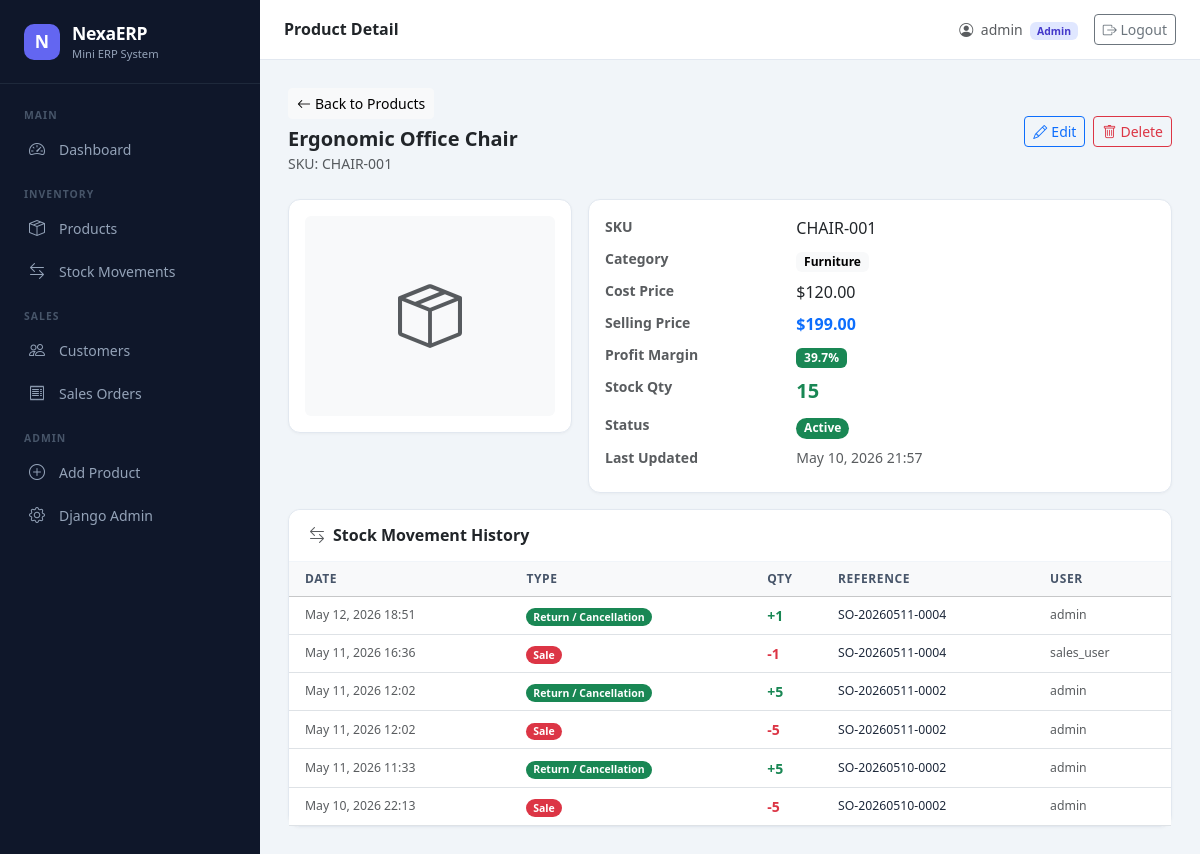
Page /products/6/ (signed in) on the committed database.
### products/models.py (models this page shows, shortened)
class Product(models.Model):
    sku = models.CharField(max_length=100, unique=True)
    name = models.CharField(max_length=255)
    category = models.CharField(max_length=100)
    cost_price = models.DecimalField(max_digits=12, decimal_places=2)
    selling_price = models.DecimalField(max_digits=12, decimal_places=2)
    stock_qty = models.IntegerField(default=0)
    image = models.ImageField(upload_to='products/', blank=True, null=True)
    image_hash = models.CharField(
        max_length=64,
        blank=True,
        null=True,
    )
    is_active = models.BooleanField(default=True)
    created_at = models.DateTimeField(auto_now_add=True)
    updated_at = models.DateTimeField(auto_now=True)
    class Meta:
        ordering = ['name']
    @property
    def is_low_stock(self):
        return self.stock_qty <= 10
    @property
    def profit_margin(self):
        if self.selling_price > 0:
            return (
                (self.selling_price - self.cost_price)
                / self.selling_price
            ) * 100
        return 0

### movements/models.py (models this page shows, shortened)
class StockMovement(models.Model):
    MOVEMENT_TYPES = [
        ('sale', 'Sale'),
        ('return', 'Return / Cancellation'),
        ('adjustment', 'Manual Adjustment'),
        ('purchase', 'Purchase / Restock'),
    ]
    product = models.ForeignKey('products.Product', on_delete=models.PROTECT, related_name='movements')
    qty = models.IntegerField(help_text='Positive = stock in, Negative = stock out')
    movement_type = models.CharField(max_length=20, choices=MOVEMENT_TYPES)
    reference = models.CharField(max_length=100, blank=True, help_text='e.g. Order number')
    user = models.ForeignKey(User, on_delete=models.SET_NULL, null=True, blank=True)
    timestamp = models.DateTimeField(auto_now_add=True)
    notes = models.TextField(blank=True)
    class Meta:
        ordering = ['-timestamp']

### products/views.py (the view)
# urls.py: path('<int:pk>/', ProductDetailView.as_view(), name='products_detail'),
class ProductDetailView(SalesOrAdminMixin, DetailView):
    model = Product
    template_name = 'products/product_detail.html'
    context_object_name = 'product'

### core/mixins.py (called while the page is built)
    def dispatch(self, request, *args, **kwargs):
        if not request.user.is_authenticated:
            return self.handle_no_permission()
        return super().dispatch(request, *args, **kwargs)

### products/templates/products/product_detail.html (shortened to what this page needs)
{% extends "base.html" %}
{% load humanize %}
{% block page_title %}Product Detail{% endblock %}
{% block content %}
<div class="d-flex justify-content-between align-items-center mb-4">
    <div>
        <a href="{% url 'products_list' %}" class="btn btn-sm btn-light mb-2">
            <i class="bi bi-arrow-left me-1"></i>Back to Products
        </a>
        <h5 class="fw-bold mb-0">{{ product.name }}</h5>
        <span class="text-muted small">SKU: {{ product.sku }}</span>
    </div>
    {% if user.is_staff or user.is_superuser %}
    <div class="d-flex gap-2">
        <a href="{% url 'products_update' product.pk %}" class="btn btn-outline-primary btn-sm">
            <i class="bi bi-pencil me-1"></i>Edit
        </a>
        <a href="{% url 'products_delete' product.pk %}" class="btn btn-outline-danger btn-sm">
            <i class="bi bi-trash me-1"></i>Delete
        </a>
    </div>
    {% endif %}
</div>
<div class="row g-3">
    <div class="col-md-4">
        <div class="card text-center p-3">
            {% if product.image %}
            <img src="{{ product.image.url }}" alt="{{ product.name }}" class="img-fluid rounded" style="max-height:250px;object-fit:cover">
            {% else %}
            <div class="d-flex align-items-center justify-content-center bg-light rounded" style="height:200px">
                <i class="bi bi-box-seam text-muted" style="font-size:4rem"></i>
            </div>
            {% endif %}
        </div>
    </div>
    <div class="col-md-8">
        <div class="card h-100">
            <div class="card-body">
                <dl class="row mb-0">
                    <dt class="col-sm-4 text-muted small fw-semibold">SKU</dt>
                    <dd class="col-sm-8">{{ product.sku }}</dd>
                    <dt class="col-sm-4 text-muted small fw-semibold">Category</dt>
                    <dd class="col-sm-8"><span class="badge text-bg-light">{{ product.category }}</span></dd>
                    <dt class="col-sm-4 text-muted small fw-semibold">Cost Price</dt>
                    <dd class="col-sm-8">${{ product.cost_price|floatformat:2|intcomma }}</dd>
                    <dt class="col-sm-4 text-muted small fw-semibold">Selling Price</dt>
                    <dd class="col-sm-8 fw-bold text-primary">${{ product.selling_price|floatformat:2|intcomma }}</dd>
                    <dt class="col-sm-4 text-muted small fw-semibold">Profit Margin</dt>
                    <dd class="col-sm-8">
                        <span class="badge {% if product.profit_margin >= 20 %}bg-success{% elif product.profit_margin >= 10 %}bg-warning text-dark{% else %}bg-danger{% endif %}">
                            {{ product.profit_margin|floatformat:1 }}%
                        </span>
                    </dd>
                    <dt class="col-sm-4 text-muted small fw-semibold">Stock Qty</dt>
                    <dd class="col-sm-8">
                        <span class="fw-bold {% if product.is_low_stock %}text-danger{% else %}text-success{% endif %} fs-5">
                            {{ product.stock_qty }}
                        </span>
                    </dd>
                    <dt class="col-sm-4 text-muted small fw-semibold">Status</dt>
                    <dd class="col-sm-8">
                        {% if product.is_active %}
                        <span class="badge bg-success rounded-pill">Active</span>
                        {% else %}
                        <span class="badge bg-secondary rounded-pill">Inactive</span>
                        {% endif %}
                    </dd>
                    <dt class="col-sm-4 text-muted small fw-semibold">Last Updated</dt>
                    <dd class="col-sm-8 text-muted small">{{ product.updated_at|date:"M d, Y H:i" }}</dd>
                </dl>
            </div>
        </div>
    </div>
</div>
<div class="card mt-3">
    <div class="card-header">
        <h6 class="mb-0 fw-semibold"><i class="bi bi-arrow-left-right me-2 text-muted"></i>Stock Movement History</h6>
    </div>
    <div class="card-body p-0">
        <table class="table table-hover mb-0">
            <thead class="table-light">
                <tr>
                    <th class="ps-3">Date</th>
                    <th>Type</th>
                    <th>Qty</th>
                    <th>Reference</th>
                    <th>User</th>
                </tr>
            </thead>
            <tbody>
                {% for movement in product.movements.all|slice:":20" %}
                <tr>
                    <td class="ps-3 text-muted small">{{ movement.timestamp|date:"M d, Y H:i" }}</td>
                    <td>
                        <span class="badge rounded-pill
                            {% if movement.movement_type == 'sale' %}bg-danger
                            {% elif movement.movement_type == 'return' %}bg-success
                            {% elif movement.movement_type == 'purchase' %}bg-primary
                            {% else %}bg-secondary{% endif %}">
                            {{ movement.get_movement_type_display }}
                        </span>
                    </td>
                    <td class="fw-semibold {% if movement.qty > 0 %}text-success{% else %}text-danger{% endif %}">
                        {% if movement.qty > 0 %}+{% endif %}{{ movement.qty }}
                    </td>
                    <td class="small">{{ movement.reference|default:"—" }}</td>
                    <td class="small text-muted">{{ movement.user.username|default:"System" }}</td>
                </tr>
                {% empty %}
                <tr><td colspan="5" class="text-center text-muted py-4">No stock movements recorded.</td></tr>
                {% endfor %}
            </tbody>
        </table>
    </div>
</div>
{% endblock %}

### templates/base.html (shortened to what this page needs)
{% load static %}
<!DOCTYPE html>
<html lang="en">
<head>
    <link href="https://cdn.jsdelivr.net/npm/bootstrap@5.3.2/dist/css/bootstrap.min.css" rel="stylesheet">
    <link href="https://cdn.jsdelivr.net/npm/bootstrap-icons@1.11.3/font/bootstrap-icons.css" rel="stylesheet">
    <link rel="stylesheet" href="{% static 'css/base.css' %}">
</head>
<body>
{% if user.is_authenticated %}
<nav id="sidebar">
    <a href="/" class="text-decoration-none">
        <div class="sidebar-brand">
            <div class="brand-logo">N</div>
            <div>
                <div class="brand-name">NexaERP</div>
                <div class="brand-sub">Mini ERP System</div>
            </div>
        </div>
    </a>
    <div class="sidebar-nav">
        <div class="nav-section">Main</div>
        <a href="{% url 'dashboard' %}" class="sidebar-link {% if request.resolver_match.namespace == 'core' %}active{% endif %}">
            <i class="bi bi-speedometer2"></i> Dashboard
        </a>
        <div class="nav-section mt-2">Inventory</div>
        <a href="{% url 'products_list' %}" class="sidebar-link {% if request.resolver_match.namespace == 'products' %}active{% endif %}">
            <i class="bi bi-box-seam"></i> Products
        </a>
        <a href="{% url 'movement_list' %}" class="sidebar-link {% if request.resolver_match.namespace == 'stock' %}active{% endif %}">
            <i class="bi bi-arrow-left-right"></i> Stock Movements
        </a>
        <div class="nav-section mt-2">Sales</div>
        <a href="{% url 'customer_list' %}" class="sidebar-link {% if request.resolver_match.namespace == 'customers' %}active{% endif %}">
            <i class="bi bi-people"></i> Customers
        </a>
        <a href="{% url 'order_list' %}" class="sidebar-link {% if request.resolver_match.namespace == 'orders' %}active{% endif %}">
            <i class="bi bi-receipt"></i> Sales Orders
        </a>
        {% if user.is_staff or user.is_superuser %}
        <div class="nav-section mt-2">Admin</div>
        <a href="{% url 'products_create' %}" class="sidebar-link">
            <i class="bi bi-plus-circle"></i> Add Product
        </a>
        <a href="{% url 'admin:index' %}" class="sidebar-link" target="_blank">
            <i class="bi bi-gear"></i> Django Admin
        </a>
        {% endif %}
    </div>
</nav>
<div id="main-content">
    <div class="topbar">
        <div class="d-flex align-items-center gap-3">
            <h6 class="mb-0 fw-semibold text-dark">{% block page_title %}Dashboard{% endblock %}</h6>
        </div>
        <div class="d-flex align-items-center gap-3">
            <span class="text-muted small">
                <i class="bi bi-person-circle me-1"></i>
                {{ user.get_full_name|default:user.username }}
                {% if user.is_staff %}<span class="badge ms-1" style="background:#e0e7ff;color:#4338ca;font-size:0.65rem">Admin</span>{% else %}<span class="badge ms-1" style="background:#dcfce7;color:#166534;font-size:0.65rem">Sales</span>{% endif %}
            </span>
            <form method="post" action="{% url 'logout' %}" class="d-inline">
                <button type="submit" class="btn btn-sm btn-outline-secondary">
                    <i class="bi bi-box-arrow-right"></i> Logout
                </button>
            </form>
        </div>
    </div>
    <div class="page-content">
        {% block content %}{% endblock %}
    </div>
</div>
{% else %}
<div>{% block auth_content %}{% endblock %}</div>
{% endif %}
</body>
</html>

### static/css/base.css (style rules this page uses)
:root { --sidebar-width: 260px; --sidebar-bg: #0f172a; --sidebar-accent: #6366f1; --sidebar-text: #94a3b8; --sidebar-hover: #1e293b; --topbar-height: 60px; }
body { background: #f1f5f9; font-family: 'Segoe UI', system-ui, sans-serif; }
#sidebar { position: fixed; top: 0; left: 0; bottom: 0; width: var(--sidebar-width); background: var(--sidebar-bg); z-index: 1000; overflow-y: auto; transition: transform 0.3s ease; }
.sidebar-brand { padding: 1.25rem 1.5rem; border-bottom: 1px solid #1e293b; display: flex; align-items: center; gap: 0.75rem; }
.brand-logo { width: 36px; height: 36px; border-radius: 10px; background: var(--sidebar-accent); display: flex; align-items: center; justify-content: center; font-size: 1.1rem; color: white; font-weight: 700; }
.brand-name { color: white; font-weight: 700; font-size: 1.1rem; letter-spacing: -0.02em; }
.brand-sub { color: var(--sidebar-text); font-size: 0.7rem; }
.sidebar-nav { padding: 1rem 0; }
.nav-section { padding: 0.5rem 1.5rem 0.25rem; color: #475569; font-size: 0.65rem; font-weight: 700; text-transform: uppercase; letter-spacing: 0.1em; }
.sidebar-link { display: flex; align-items: center; gap: 0.75rem; padding: 0.6rem 1.5rem; color: var(--sidebar-text); text-decoration: none; font-size: 0.875rem; font-weight: 500; border-left: 3px solid transparent; transition: all 0.15s; }
.sidebar-link i { font-size: 1rem; width: 20px; text-align: center; }
#main-content { margin-left: var(--sidebar-width); min-height: 100vh; }
.topbar { height: var(--topbar-height); background: white; border-bottom: 1px solid #e2e8f0; display: flex; align-items: center; padding: 0 1.5rem; justify-content: space-between; position: sticky; top: 0; z-index: 100; }
.page-content { padding: 1.75rem; }
.card { border: 1px solid #e2e8f0; border-radius: 12px; box-shadow: 0 1px 3px rgba(0, 0, 0, 0.04); }
.card-header { background: white; border-bottom: 1px solid #f1f5f9; padding: 1rem 1.25rem; border-radius: 12px 12px 0 0 !important; }
.table { font-size: 0.875rem; }
.table th { font-weight: 600; color: #475569; font-size: 0.75rem; text-transform: uppercase; letter-spacing: 0.05em; border-top: none; }
.table td { vertical-align: middle; color: #1e293b; }

### rows in the picture
Product: name "Ergonomic Office Chair", sku "CHAIR-001", category "Furniture", cost_price "120.00", selling_price "199.00", profit_margin "39.7", stock_qty "15", updated_at "May 10, 2026 21:57"
StockMovement: timestamp "May 12, 2026 18:51", movement_type "Return / Cancellation", qty "1", reference "SO-20260511-0004", user.username "admin"
StockMovement: timestamp "May 11, 2026 16:36", movement_type "Sale", qty "-1", reference "SO-20260511-0004", user.username "sales_user"
StockMovement: timestamp "May 11, 2026 12:02", movement_type "Return / Cancellation", qty "5", reference "SO-20260511-0002", user.username "admin"
StockMovement: timestamp "May 11, 2026 12:02", movement_type "Sale", qty "-5", reference "SO-20260511-0002", user.username "admin"
StockMovement: timestamp "May 11, 2026 11:33", movement_type "Return / Cancellation", qty "5", reference "SO-20260510-0002", user.username "admin"
StockMovement: timestamp "May 10, 2026 22:13", movement_type "Sale", qty "-5", reference "SO-20260510-0002", user.username "admin"

### other values in the picture
{{ user.get_full_name|default:user.username }} "admin"
